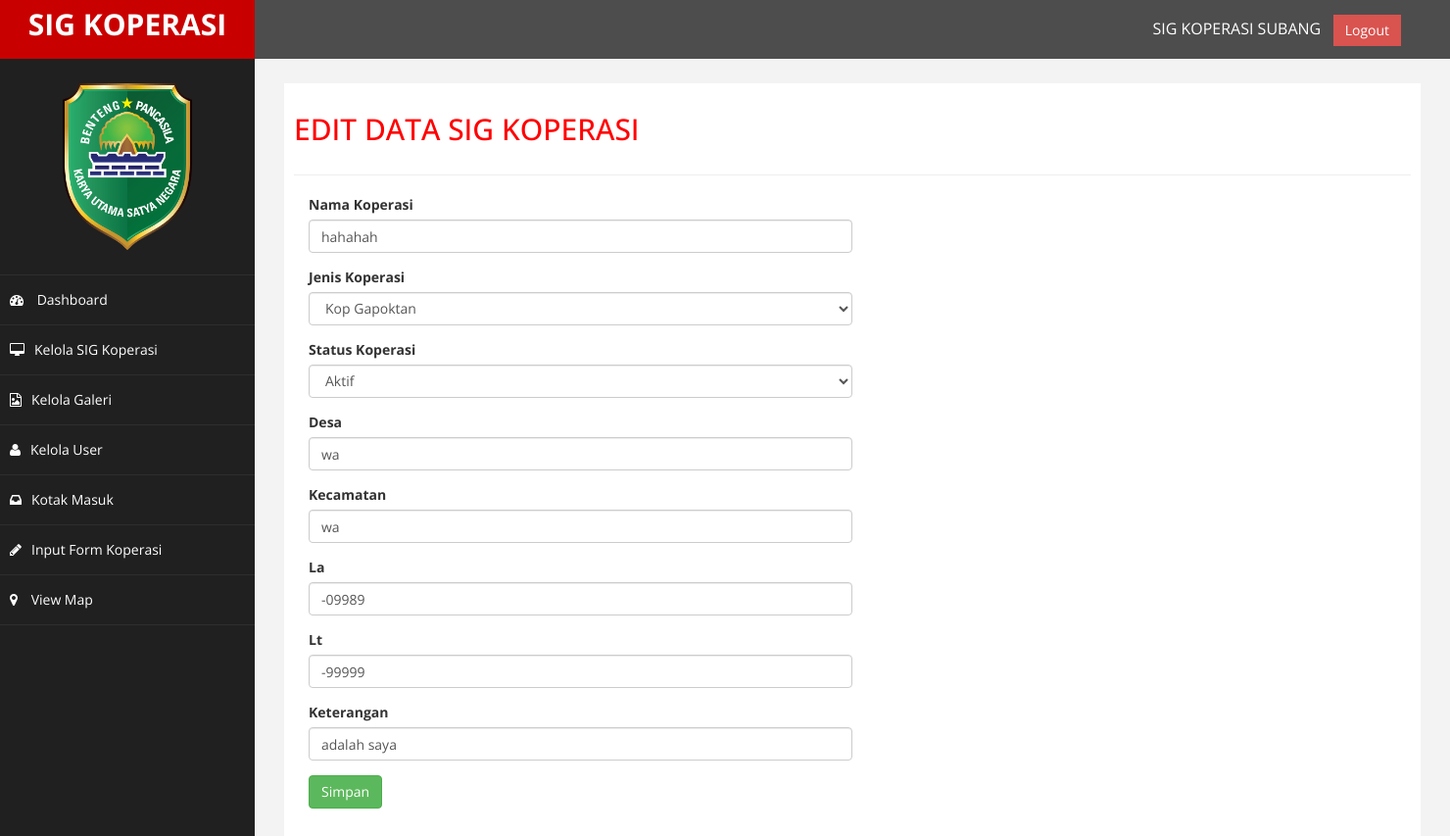
/koperasi/ubah/12, run on the app's committed database.
### tables this page shows
CREATE TABLE `data_koperasi` (
  `id_koperasi` int(11) NOT NULL,
  `badan_hukum` varchar(50) NOT NULL,
  `nama_koperasi` varchar(50) NOT NULL,
  `jenis_koperasi` varchar(50) NOT NULL,
  `status_koperasi` varchar(50) NOT NULL,
  `desa` varchar(50) NOT NULL,
  `kecamatan` varchar(50) NOT NULL,
  `la` varchar(50) NOT NULL,
  `lt` varchar(50) NOT NULL,
  `keterangan` text NOT NULL
);

### application/views/template/v_content.php (called while the page is built)
<?php
if ($isi) {
    $this->load->view($isi);
}

### application/views/template/v_wrapper.php (called while the page is built)
<?php
require_once('v_head.php');
require_once('v_header.php');
require_once('v_nav.php');
require_once('v_content.php');
require_once('v_footer.php');
?>

### application/controllers/Koperasi.php (called while the page is built, shortened)
<?php
class Koperasi extends CI_Controller {
    public function __construct()
    {
        $this->load->model('M_koperasi');
        $this->load->library('form_validation');
    }
    public function ubah($id)
    {
        $data = array(
                    'title' => 'EDIT DATA SIG KOPERASI',
                    'isi' => 'koperasi/edit',
                );
        $data['data_koperasi'] = $this->M_koperasi->get_data_by_id($id);
        $data['jenis_koperasi'] = ['Kop Pensiunan Abri', 'Kop Konsumen', 'Kop Peternakan', 'Kop Pasar', 'Kop Serba Usaha', 'Kop Pesantren','KPRI', 'Kop Karyawan', 'Kop Wanita', 'Kop Gapoktan', 'Kop Peternakan', 'Kop Lainnya', 'Kop Simpan Pinjam', 'Kop Mandiri Pangan', 'Kop Perikanan', 'KUD MINA', 'Kop Produsen', 'Kop Warga', 'Kop Pasar', 'Kop Jasa', 'KOPINKRA'];
        $data['status_koperasi'] = ['Aktif', 'Perlu Pembinaan'];
        $this->form_validation->set_rules('badan_hukum', 'Badan Hukum', 'required');
        $this->form_validation->set_rules('nama_koperasi', 'Nama Koperasi', 'required');
        $this->form_validation->set_rules('desa', 'desa', 'required');
        $this->form_validation->set_rules('kecamatan', 'kecamatan', 'required');
        $this->form_validation->set_rules('la', 'la', 'required');
        $this->form_validation->set_rules('lt', 'lt', 'required');
        $this->form_validation->set_rules('keterangan', 'keterangan', 'required');
        if($this->form_validation->run() == FALSE){
            $this->load->view('template/v_wrapper', $data, FALSE);
        } else {
            $this->M_koperasi->update_data();
                $this->session->set_flashdata('flash', 'Diubah');
                redirect('koperasi');
        }
        $this->load->view('template/v_wrapper', $data, FALSE);
    }
}

### index.php (called while the page is built, shortened)
<?php
require_once BASEPATH.'core/CodeIgniter.php';

### application/models/M_koperasi.php (called while the page is built, shortened)
<?php
class M_koperasi extends CI_Model {
   public function get_data_by_id($id)
    {
        return $this->db->get_where('data_koperasi', ['id_koperasi' => $id])->row_array();
    }
}

### application/views/koperasi/edit.php (the view, shortened to what this page needs)
<div class="container">
    <div class="row mt-3">
        <div class="col-md-6">
            <div class="card">
                <div class="card-body">
                    <form action="" method="post">
                    <div class="form-group">
                        <label for="nama_koperasi">Nama Koperasi</label>
                        <input type="text" name="nama_koperasi" class="form-control" id="nama_koperasi" value="<?= $data_koperasi['nama_koperasi']; ?>">
                    </div>
                    <div class="form-group">
                        <label for="jenis_koperasi">Jenis Koperasi</label>
                        <select class="form-control" id="jenis_koperasi" name="jenis_koperasi">
                        <?php foreach($jenis_koperasi as $jk) : ?>
                        <?php if($jk == $data_koperasi['jenis_koperasi']) : ?>
                            <option value="<?= $jk; ?>" selected><?= $jk; ?></option>
                        <?php else : ?>
                            <option value="<?= $jk; ?>"><?= $jk; ?></option>
                        <?php endif; ?>
                        <?php endforeach; ?>
                        </select>
                    </div>
                    <div class="form-group">
                        <label for="status_koperasi">Status Koperasi</label>
                        <select class="form-control" id="status_koperasi" name="status_koperasi">
                        <?php foreach($status_koperasi as $sk) : ?>
                        <?php if($sk == $data_koperasi['status_koperasi']) : ?>
                            <option value="<?= $sk; ?>" selected><?= $sk; ?></option>
                        <?php else : ?>
                            <option value="<?= $sk; ?>"><?= $sk; ?></option>
                        <?php endif; ?>
                        <?php endforeach; ?>
                        </select>
                    </div>
                    <div class="form-group">
                        <label for="desa">Desa</label>
                        <input type="text" name="desa" class="form-control" id="desa" value="<?= $data_koperasi['desa']; ?>">
                    </div>
                    <div class="form-group">
                        <label for="kecamatan">Kecamatan</label>
                        <input type="text" name="kecamatan" class="form-control" id="kecamatan" value="<?= $data_koperasi['kecamatan']; ?>">
                    </div>
                    <div class="form-group">
                        <label for="la">La</label>
                        <input type="text" name="la" class="form-control" id="la" value="<?= $data_koperasi['la']; ?>">
                    </div>
                    <div class="form-group">
                        <label for="lt">Lt</label>
                        <input type="text" name="lt" class="form-control" id="lt" value="<?= $data_koperasi['lt']; ?>">
                    </div>
                    <div class="form-group">
                        <label for="keterangan">Keterangan</label>
                        <input type="text" name="keterangan" class="form-control" id="keterangan" value="<?= $data_koperasi['keterangan']; ?>">
                    </div>
                    <button type="submit" name="ubah" class="btn btn-success float-right">Simpan</button>
                    </form>
                </div>
            </div>
        </div>
    </div>
</div>

### template/assets/css/custom.css (style rules this page uses)
body { font-family: "Open Sans", sans-serif; }

### data on the page
data_koperasi: nama_koperasi "hahahah", jenis_koperasi "Kop Gapoktan", status_koperasi "Aktif", desa "wa", kecamatan "wa", la "-09989", lt "-99999", keterangan "adalah saya"

### other printed values
$title "EDIT DATA SIG KOPERASI"
